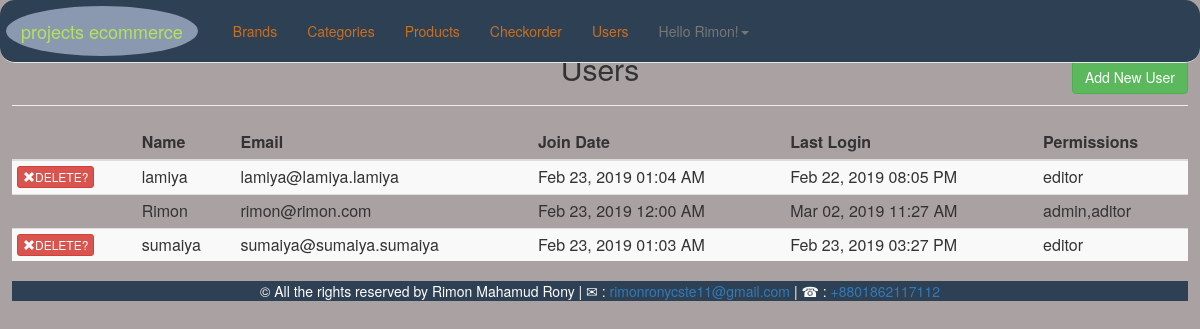
The page /admin/users.php (signed in) on the database its author committed.
### tables this page shows
CREATE TABLE `users` (
  `id` int(11) NOT NULL,
  `full_name` varchar(255) NOT NULL,
  `email` varchar(175) NOT NULL,
  `password` varchar(255) NOT NULL,
  `join_date` datetime NOT NULL DEFAULT CURRENT_TIMESTAMP,
  `last_login` datetime NOT NULL,
  `permissions` varchar(255) NOT NULL
);

### helpers/helpers.php (called while the page is built, shortened)
  <?php
  function has_permission($permission = 'admin'){
    global $user_data;
    $permissions = explode(',' , $user_data['permissions']);
    if(in_array($permission,$permissions,true)){
      return true;
    }
    return false;
  }
  function pretty_date($date){
    return date("M d, Y h:i A",strtotime($date));
  }
?>

### admin/users.php (the view, shortened to what this page needs)
<?php
	require_once $_SERVER['DOCUMENT_ROOT'].'/tutorial/core/init.php';
	include 'includes/head.php';
	include 'includes/navigation.php';
	if (isset($_GET['add'])) {
		$name =((isset($_POST['name']))?sanitize($_POST['name']):'');
		$email =((isset($_POST['email']))?sanitize($_POST['email']):'');
		$password =((isset($_POST['password']))?sanitize($_POST['password']):'');
		$confirm =((isset($_POST['confirm']))?sanitize($_POST['confirm']):'');
		$permissions =((isset($_POST['permissions']))?sanitize($_POST['permissions']):'');
		$errors = array();
		if ($_POST) {
			$emailQuery = $db->query("SELECT *FROM users WHERE email = '$email' ");
			$emailCount = mysqli_num_rows($emailQuery);
			if ($emailCount != 0) {
				$errors[] = 'That email is already exist in our database.';
			}
			$required = array('name','email','password','confirm','permissions');
			foreach ($required as $f) {
				if (empty($_POST[$f])) {
					$errors[] = 'You must fill out all the fields.';
					break;
				}
			}
			if (strlen($password) < 6) {
				$errors[] = 'Your password must be at least 6 characters';
			}
			if ($password != $confirm) {
				$errors[] = 'Your password do not match';
			}
			if (!filter_var($email , FILTER_VALIDATE_EMAIL)) {
				$errors[] = 'Please enter a valid email';
			}
			if (!empty($errors)) {
				echo display_errors($errors);
			}else{
				$db->query("INSERT INTO users (full_name,email,password,permissions) VALUES ('$name','$email','$confirm','$permissions')");
				$_SESSION['success_flash'] = 'User has been added';
				header('Location: users.php');
			}
		}
	 ?>
	 	<style>
			body{
				margin:1%;
				}
		</style>
	 <h2 class="text-center">Add A New User</h2><hr>
	 <form action="users.php?add=1" method="post" style="width: 50%; margin-left:25%;">
	 	<div class="form-group ">
	 		<label for="name">Full name:</label>
	 		<input type="text" name="name" id="name" class="form-control" value="<?=$name;?>">
	 	</div>
	 	<div class="form-group ">
	 		<label for="email">Email:</label>
	 		<input type="text" name="email" id="email" class="form-control" value="<?=$email;?>">
	 	</div>
	 	<div class="form-group ">
	 		<label for="password">Password:</label>
	 		<input type="password" name="password" id="password" class="form-control" value="<?=$password;?>">
	 	</div>
	 	<div class="form-group ">
	 		<label for="confirm">Confirm Password:</label>
	 		<input type="password" name="confirm" id="confirm" class="form-control" value="<?=$confirm;?>">
	 	</div>
	 	<div class="form-group ">
	 		<label for="name">Permissions:</label>
	 		<select class="form-control" name="permissions">
	 			<option value="" <?= (($permissions == '')?' selected':'') ;?>> </option>
	 			<option value="editor" <?= (($permissions == 'editor')?' selected':'') ;?>>Editor </option>
	 			<option value="admin,editor" <?= (($permissions == 'admin,editor')?' selected':'') ;?>> Admin</option>
	 		</select>
	 		<br>
	 		<div class="form-group ">
	 			<a href="users.php" class="btn btn-warning">Cancel</a>
	 			<input type="submit" value="Add User" class="btn btn-primary">
	 		</div>
	 	</div>
	 </form>
	 <?php
	}else{
	$userQuery = $db->query("SELECT *FROM users ORDER BY full_name");
?>
 <h2 class="text-center">Users</h2>
 <a href="users.php?add=1" class="btn btn-success pull-right" id="add-product-btn">Add New User</a>
 <hr>
 <table class="table table-border table-striped table-condensed">
 	<thead><th></th><th>Name</th><th>Email</th><th>Join Date</th><th>Last Login</th><th>Permissions</th></thead>
 	<tbody>
 		<?php while($user =mysqli_fetch_assoc($userQuery)): ?>
	 		<tr>
	 			<td>
	 				<?php if($user['id'] != $user_data['id']): ?>
	 					<a href="users.php?delete=<?=$user['id'];?>" class="btn btn-danger btn-xs"><span class="glyphicon glyphicon-remove"></span>DELETE?</a>
	 				<?php endif;?>
	 			</td>
	 			<td><?=$user['full_name'];?></td>
	 			<td><?=$user['email'];?></td>
	 			<td><?=pretty_date($user['join_date']);?></td>
	 			<td><?=(($user['last_login']== '0000-00-00 00:00:00')?'Never':pretty_date($user['last_login']));?></td>
	 			<td><?=$user['permissions'];?></td>
	 		</tr>
 		<?php endwhile; ?>
 	</tbody>
 </table>
<?php } include 'includes/footer.php' ?>

### admin/includes/navigation.php (shortened to what this page needs)
<nav class="navbar navbar-expand-lg navbar-default navbar-fixed-top bg-dark" style="background-color: #2e4053; padding: .5%;  border-radius: 15px; margin:0;">
	<div class="container-fluid">
    	<div class="navbar-header">
      		<a class="navbar-brand" href="index.php" style="background-color: #8a99b0; color: #b4e35b; border-radius: 55%; margin-right: 20px;">projects ecommerce</a>
    	</div>
    	<div class="collapse navbar-collapse" id="bs-example-navbar-collapse">
      		<ul class="nav navbar-nav">
            <li ><a href="brands.php" style="color: #ca6f1e;">Brands</a></li>
            <li ><a href="categories.php" style="color: #ca6f1e;">Categories</a></li>
            <li ><a href="products.php" style="color: #ca6f1e;">Products</a></li>
            <li ><a href="checkorder.php" style="color: #ca6f1e;">Checkorder</a></li>
            <?php if(has_permission('admin')): ?>
              <li ><a href="users.php" style="color: #ca6f1e;">Users</a></li>
            <?php endif; ?>
            <li class="dropdown">
                <a href="#" class="dropdown-toggole" data-toggle="dropdown">Hello <?=$user_data['first'];?>!<span class="caret"></span>
                </a>
            </li>
   		</div>
  </div>
</nav>

### css/main.css (style rules this page uses)
body { padding-top: 0px; margin: 0; background-color: #aaa2a2; }
#add-product-btn { margin-top: -35px; }

### admin/users.php (style rules this page uses)
body { margin:1%; }

### rows shown on the page
users: full_name "Rimon", email "rimon@rimon.com", join_date "Feb 23, 2019 12:00 AM", last_login "Mar 02, 2019 11:27 AM", permissions "admin,aditor"
users: full_name "lamiya", email "lamiya@lamiya.lamiya", join_date "Feb 23, 2019 01:04 AM", last_login "Feb 22, 2019 08:05 PM", permissions "editor"
users: full_name "sumaiya", email "sumaiya@sumaiya.sumaiya", join_date "Feb 23, 2019 01:03 AM", last_login "Feb 23, 2019 03:27 PM", permissions "editor"
